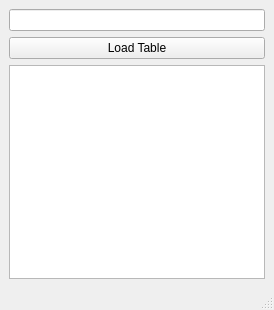
<?xml version="1.0" encoding="UTF-8"?>
<ui version="4.0">
 <class>MainWindow</class>
 <widget class="QMainWindow" name="MainWindow">
  <property name="geometry">
   <rect>
    <x>0</x>
    <y>0</y>
    <width>274</width>
    <height>310</height>
   </rect>
  </property>
  <property name="windowTitle">
   <string>MainWindow</string>
  </property>
  <widget class="QWidget" name="centralwidget">
   <layout class="QVBoxLayout" name="verticalLayout">
    <item>
     <widget class="QLineEdit" name="filterEdit"/>
    </item>
    <item>
     <widget class="QPushButton" name="loadButton">
      <property name="text">
       <string>Load Table</string>
      </property>
     </widget>
    </item>
    <item>
     <widget class="QTableView" name="tableView"/>
    </item>
   </layout>
  </widget>
  <widget class="QMenuBar" name="menubar">
   <property name="geometry">
    <rect>
     <x>0</x>
     <y>0</y>
     <width>274</width>
     <height>20</height>
    </rect>
   </property>
  </widget>
  <widget class="QStatusBar" name="statusbar"/>
 </widget>
 <resources/>
 <connections/>
</ui>
